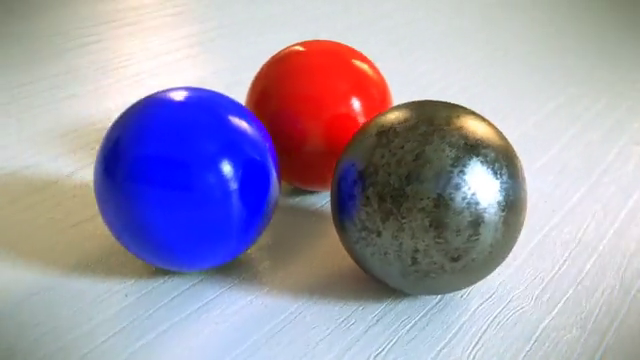
#> input picture CV_Builder_Series/ball.png, 640 x 360 px
$ python task6_5.py
#> lines starting #> are read from the running program, lines starting #| are printed output that depends on the picture; after the words box and inside, x2 and y2 are one past the last pixel; in counts of white or black regions, pixels touching at a corner belong together
import cv2

path = "../ball.png"

img = cv2.imread(path)
#> img is the input picture: shape (360, 640, 3); mean B, G, R 175.4, 155.8, 161.7


edge = cv2.Canny(img, 200, 300)
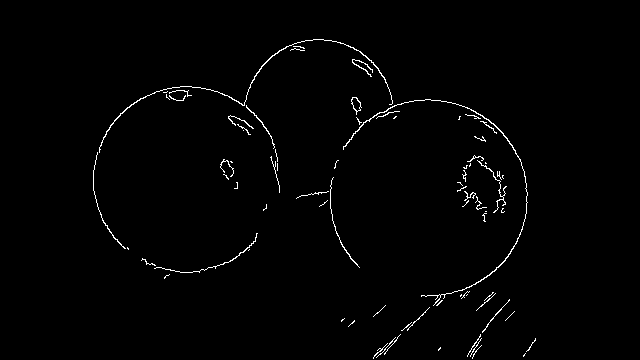
#> edge: shape (360, 640); 1.2% white in thin lines or dots, all inside (x1, y1, x2, y2) = (93, 39, 536, 359)

contours, heirarchy = cv2.findContours(edge, cv2.RETR_EXTERNAL, cv2.CHAIN_APPROX_NONE)
#> contours = 77 contours, 69 with area under 20; largest, box (x1, y1, x2, y2) and area: (343, 99, 528, 306) 124, (99, 39, 393, 153) 110, (351, 97, 362, 115) 90, (477, 160, 507, 213) 24, (246, 105, 275, 149) 24, (154, 233, 258, 273) 22, (352, 59, 373, 77) 20, (330, 177, 360, 268) 20
contoured = img.copy()
cv2.drawContours(contoured, contours, 0, (0, 255, 0), 5)
#> contoured: shape (360, 640, 3); 0.02% of pixels changed, all inside (x1, y1, x2, y2) = (520, 350, 529, 360)

cv2.imshow("Actual", img)
cv2.imshow("Rotated", contoured)

cv2.waitKey()
cv2.destroyAllWindows()

$ run again, with CV_Builder_Series/mrBean.png copied over CV_Builder_Series/ball.png
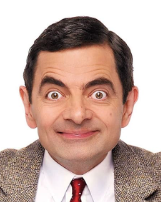
#> input picture CV_Builder_Series/mrBean.png, 161 x 202 px
#> img is the input picture: shape (202, 161, 3); mean B, G, R 163.6, 172.3, 197.7
#> `edge = cv2.Canny(img, 200, 300)`:
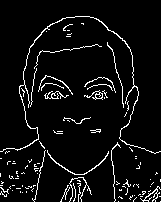
#> edge: shape (202, 161); 5.9% white in thin lines or dots
#> contours = 97 contours, 94 with area under 20; largest, box (x1, y1, x2, y2) and area: (0, 16, 161, 154) 88, (84, 90, 103, 100) 40, (47, 150, 109, 175) 38
#> contoured: shape (202, 161, 3); 0.03% of pixels changed, all inside (x1, y1, x2, y2) = (157, 198, 161, 202)

$ run again, with CV_Builder_Series/robert.jpeg saved as CV_Builder_Series/ball.png
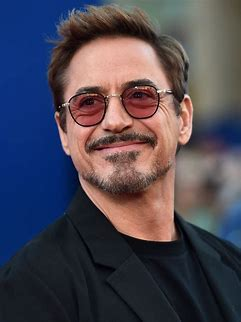
#> input picture CV_Builder_Series/robert.jpeg, 241 x 322 px
#> img is the input picture: shape (322, 241, 3); mean B, G, R 83.4, 71.4, 76
#> `edge = cv2.Canny(img, 200, 300)`:
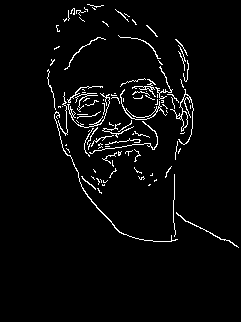
#> edge: shape (322, 241); 3.5% white in thin lines or dots, all inside (x1, y1, x2, y2) = (47, 4, 239, 248)
#> contours = 104 contours, 97 with area under 20; largest, box (x1, y1, x2, y2) and area: (170, 89, 194, 145) 136, (120, 89, 167, 120) 106, (54, 111, 178, 242) 52, (67, 93, 110, 128) 40, (132, 79, 156, 97) 32, (176, 212, 239, 248) 30, (64, 37, 106, 70) 20
#> `cv2.drawContours(contoured, contours, 0, (0, 255, 0), 5)`:
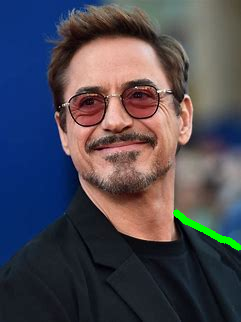
#> contoured: shape (322, 241, 3); 0.68% of pixels changed, all inside (x1, y1, x2, y2) = (173, 209, 241, 251)
